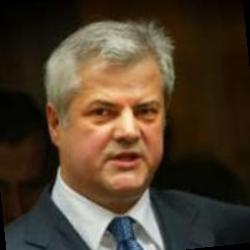
#> input picture 1_training/Adrian_Nastase/Adrian_Nastase_0001.jpg, 250 x 250 px, given in place of the camera
$ python imageface.py
#> lines starting #> are read from the running program, lines starting #| are printed output that depends on the picture
# Computer Vision Course (CSE 40535/60535)
# University of Notre Dame, Fall 2019
#hello from the other side
# ________________________________________________________________
# Adam Czajka, September 2017

import cv2
import numpy as np

cascPath = 'haarcascade_frontalface_default.xml'
faceCascade = cv2.CascadeClassifier(cascPath)
cam = cv2.VideoCapture(0)

while (True):
    retval, img = cam.read()
#> img is the input picture: shape (250, 250, 3); mean B, G, R 45.1, 62.3, 77.6
    res_scale = .5             # rescale the input image if it's too large
    img = cv2.resize(img, (0,0), fx=res_scale, fy=res_scale)
#> img: shape (125, 125, 3)

    gray = cv2.cvtColor(img, cv2.COLOR_BGR2GRAY)
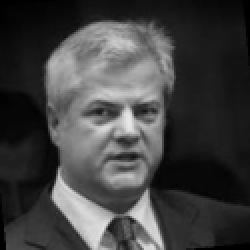
#> gray: shape (125, 125) (shown 2 times larger); min 0, max 232, mean 65

    faces = faceCascade.detectMultiScale(
        gray,
        scaleFactor = 1.2,
        minNeighbors = 5,
        minSize = (16, 16),
        flags = cv2.CASCADE_SCALE_IMAGE
    )
#> faces = [[32, 32, 62, 62]]

    for (x, y, w, h) in faces:
        pass
#> this loop made 1 pass
        #cv2.rectangle(img, (x, y), (x+w, y+h), (0, 255, 0), 2)

    cv2.imshow("Face detector", img)

    if cv2.waitKey(1) & 0xFF == ord('q'):
#> (key q is pressed here)
        break

cam.release()
cv2.destroyAllWindows()
pad=20
img_cropped= img[y-pad+1:y+h+pad, x-pad+1:x+w+pad]
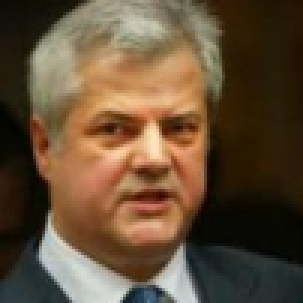
#> img_cropped: shape (101, 101, 3) (shown 3 times larger); mean B, G, R 55.8, 78.7, 99.9
im_reshape = cv2.resize(img_cropped , (img.shape[0], img.shape[1]), interpolation=cv2.INTER_LINEAR)
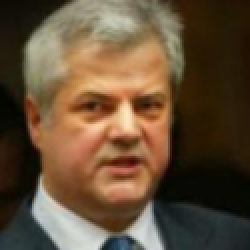
#> im_reshape: shape (125, 125, 3) (shown 2 times larger); mean B, G, R 55.7, 78.6, 99.7
norm_img = np.zeros((img.shape[0], img.shape[1]))
norm_img = cv2.normalize(im_reshape, norm_img, 0, 255, cv2.NORM_MINMAX)
gray = cv2.cvtColor(norm_img,cv2.COLOR_BGR2GRAY)
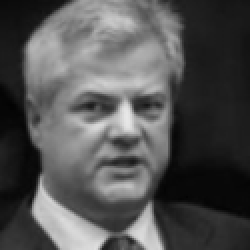
#> gray: shape (125, 125) (shown 2 times larger); min 2, max 232, mean 82.6
cv2.imwrite('preprocess/output.png', gray)
cv2.imshow("Face", gray)
cv2.waitKey(0)
cv2.destroyAllWindows()
# crop and normalize 128x128
